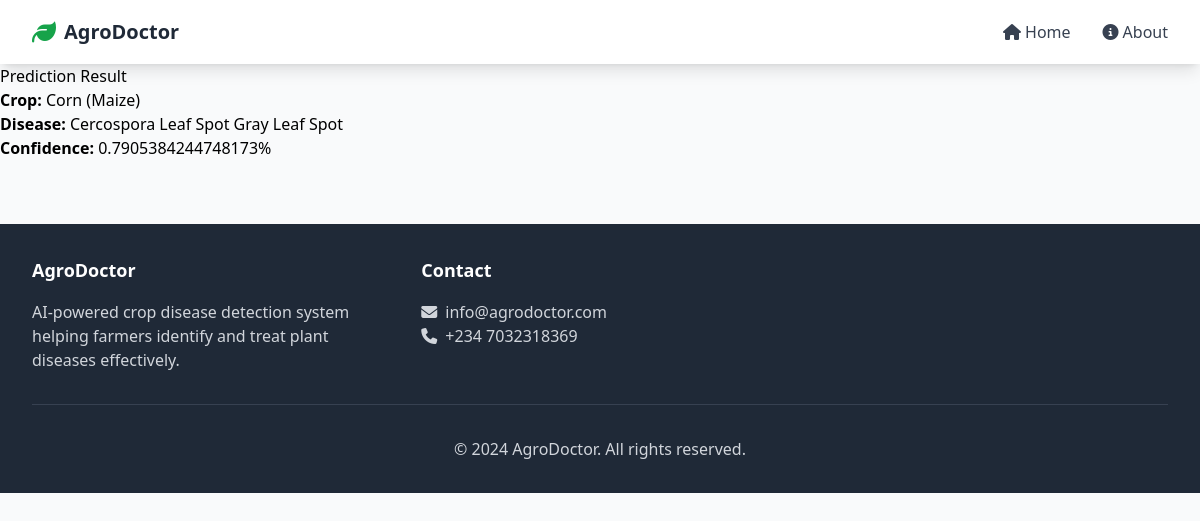
Screenshot of /result/2/ with the database file from the repository.
### doctor/models.py (models this page shows, shortened)
class Prediction(models.Model):
    image = models.ImageField(upload_to='predictions/', null=True, blank=True)
    predicted_crop = models.CharField(max_length=100)
    predicted_disease = models.CharField(max_length=200)
    confidence_score = models.FloatField()
    crop = models.ForeignKey(Crop, on_delete=models.SET_NULL, null=True, blank=True)
    disease = models.ForeignKey(Disease, on_delete=models.SET_NULL, null=True, blank=True)
    treatment = models.ForeignKey(Treatment, on_delete=models.SET_NULL, null=True, blank=True)
    actual_crop = models.CharField(max_length=100, blank=True)
    actual_disease = models.CharField(max_length=200, blank=True)
    is_correct = models.BooleanField(null=True, blank=True)
    created_at = models.DateTimeField(auto_now_add=True)
    class Meta:
        ordering = ['-created_at']
        verbose_name = "Prediction Result"
        verbose_name_plural = "Prediction Results"

### doctor/views.py (the view)
# urls.py: path('result/<int:prediction_id>/', views.prediction_result, name='prediction_result'),
def prediction_result(request, prediction_id):
    try:
        prediction = Prediction.objects.get(id=prediction_id)
        treatments = [prediction.treatment] if prediction.treatment else []
        tips = prediction.crop.tips.all() if prediction.crop else []
        return render(request, 'doctor/prediction_result.html', {
            'prediction': prediction,
            'treatments': treatments,
            'crop_tips': tips,
            'title': f'Prediction Result - {prediction.predicted_crop}'
        })
    except Prediction.DoesNotExist:
        messages.error(request, 'Prediction not found.')
        return redirect('home')
    except Exception as e:
        logger.error(f"Error displaying prediction result: {e}")
        messages.error(request, 'An error occurred while displaying the result.')
        return redirect('home')

### templates/doctor/prediction_result.html (shortened to what this page needs)
{% extends "base.html" %}
{% block content %}
<h1>Prediction Result</h1>
<div>
  <p><strong>Crop:</strong> {{ prediction.predicted_crop }}</p>
  <p><strong>Disease:</strong> {{ prediction.predicted_disease }}</p>
  <p><strong>Confidence:</strong> {{ prediction.confidence_score }}%</p>
</div>
{% endblock %}

### rows the page displays
Prediction: predicted_crop "Corn (Maize)", predicted_disease "Cercospora Leaf Spot Gray Leaf Spot", confidence_score "0.7905384244748173"
